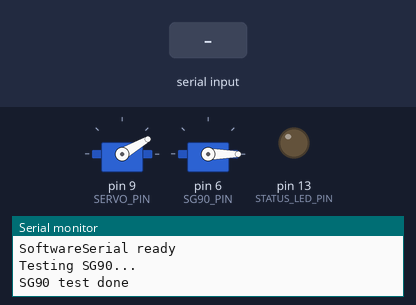
Simulated run of this sketch. Board: Arduino Uno, built with avr-gcc and run on an emulated ATmega328P. Parts: 2 × servo, output pins drawn as LEDs (lit = HIGH), the last lines printed to the serial monitor. Inputs (shaded band) come from the test bench.

Above: at 3.8 s.
3.9 s: "5\n" received over the second serial link
At 4.8 s:
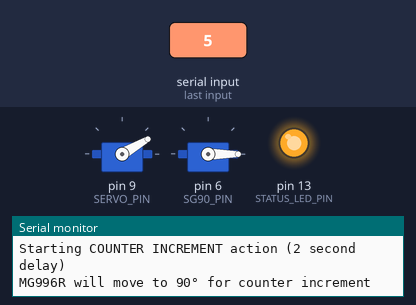
At 6.4 s:
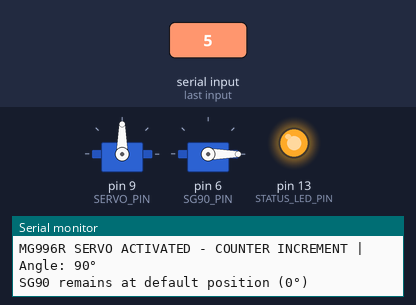
6.9 s: "STATUS\n" received over the second serial link
8.4 s: "90,45\n" received over the second serial link
Timing chart, 0 to 11.6 s (numbered marks = the images above; inputs shaded):
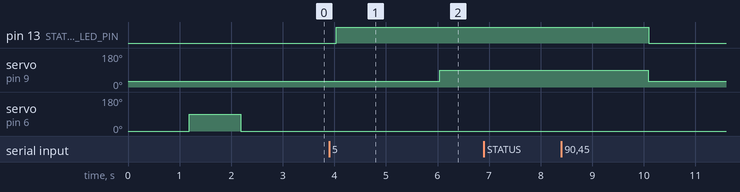

The sketch:

ARDUINO_END_SLAVE.ino
```cpp
#include <Servo.h>
#include <SoftwareSerial.h>

// Software Serial for communication with master Arduino
SoftwareSerial masterSerial(2, 3); // RX=2, TX=3

// MG996R Servo Motor (REJECT AND COUNTER INCREMENT)
Servo rejectServo;
const int SERVO_PIN = 9;
const int SERVO_REJECT_ANGLE = 0;       // 0° for rejected bottles
const int SERVO_DEFAULT_ANGLE = 30;     // 45° as default position
const int SERVO_ACCEPT_ANGLE = 90;      // 90° for accepted bottles
const int SERVO_EMPTY_ANGLE = 140;      // 120° for emptying container

// SG90 Servo Motor (3-BOTTLE COMPLETION ONLY)
Servo sg90Servo;
const int SG90_PIN = 6;  // Pin for SG90 servo
const int SG90_DISPENSE_ANGLE = 180;  // 90° for 3-bottle completion only
const int SG90_DEFAULT_ANGLE = 0;    // 0° as default position

// MG995 Servo Motor (3-BOTTLE COMPLETION ONLY - 360° rotation)
Servo mg995Servo;
const int MG995_PIN = 5;  // Pin for MG995 servo
bool mg995Active = false;
unsigned long mg995StartTime = 0;
const unsigned long MG995_ROTATION_DURATION = 1680; // 1.77 seconds for 360° rotation

// Servo Control Commands (must match master)
#define SERVO_REJECT_CMD 1
#define SERVO_DISPENSE_CMD 2          // This is now for 3-bottle completion (activates SG90 and MG995)
#define SERVO_RESET_CMD 3
#define SERVO_STATUS_CMD 4
#define SERVO_COUNTER_INCREMENT_CMD 5 // This only moves MG996R to 90°
#define SERVO_EMPTY_CMD 6             // NEW: This moves MG996R to 120° to empty container

// Servo timing variables
unsigned long servoActionTime = 0;
unsigned long servoDelayTime = 0;
bool servoActive = false;
bool servoDelaying = false;
int currentCommand = 0;
const unsigned long SERVO_DELAY_DURATION = 2000; // 2 seconds delay
const unsigned long SERVO_ACTIVE_DURATION = 4000; // 4 seconds active
const unsigned long SERVO_EMPTY_DURATION = 2000; // 2 seconds for empty command
int servoStatus = 0; // 0 = idle, 1 = active, 2 = delaying

// Status LED (optional - shows servo activity)
const int STATUS_LED_PIN = 13;

void setup() {
  Serial.begin(9600);

  // Initialize Software Serial communication
  masterSerial.begin(9600);

  // Initialize MG996R servo to default 45° position
  rejectServo.attach(SERVO_PIN);
  rejectServo.write(SERVO_DEFAULT_ANGLE);
  delay(500);

  // Initialize SG90 servo to default 0° position
  sg90Servo.attach(SG90_PIN);
  sg90Servo.write(SG90_DEFAULT_ANGLE);
  delay(500);

  // MG995 servo starts detached (will only attach when SERVO_DISPENSE_CMD is received)
  // mg995Servo remains detached initially

  // Status LED
  pinMode(STATUS_LED_PIN, OUTPUT);
  digitalWrite(STATUS_LED_PIN, LOW);

  Serial.println("Slave Arduino Ready");
  Serial.println("MG996R: Pin 9");
  Serial.println("- Default: 45, Reject: 0, Accept: 90, Empty: 120");
  Serial.println("SG90: Pin 6 (3-bottle only)");
  Serial.println("- Default: 0, Dispense: 90");
  Serial.println("MG995: Pin 5 (3-bottle only)");
  Serial.println("- 360 rotation then detach");
  Serial.println("SoftwareSerial ready");

  // Test SG90 servo
  Serial.println("Testing SG90...");
  sg90Servo.write(90);
  delay(1000);
  sg90Servo.write(0);
  delay(500);
  Serial.println("SG90 test done");
}

void loop() {
  handleSerialCommunication();
  handleServoMovement();
  handleMG995Servo();
  updateStatusLED();
  delay(100); // Increased delay to reduce processing load
}

void handleSerialCommunication() {
  if (masterSerial.available()) {
    String receivedData = masterSerial.readStringUntil('\n');
    receivedData.trim();

    if (receivedData == "STATUS") {
      // Send status back to master
      masterSerial.println(servoStatus);
      Serial.print("Status requested - Sending: ");
      Serial.println(servoStatus);
    } else {
      // Parse command
      int command = receivedData.toInt();

      Serial.print("Received command: ");
      Serial.println(command);

      switch (command) {
        case SERVO_REJECT_CMD:
          if (!servoActive && !servoDelaying) {
            currentCommand = SERVO_REJECT_CMD;
            startServoAction("REJECT");
          }
          break;

        case SERVO_DISPENSE_CMD:
          if (!servoActive && !servoDelaying) {
            currentCommand = SERVO_DISPENSE_CMD;
            startServoAction("3-BOTTLE COMPLETION");
            startMG995Servo();
          }
          break;

        case SERVO_COUNTER_INCREMENT_CMD:
          if (!servoActive && !servoDelaying) {
            currentCommand = SERVO_COUNTER_INCREMENT_CMD;
            startServoAction("COUNTER INCREMENT");
          }
          break;

        case SERVO_EMPTY_CMD:
          if (!servoActive && !servoDelaying) {
            currentCommand = SERVO_EMPTY_CMD;
            startServoAction("EMPTY CONTAINER");
          }
          break;

        case SERVO_RESET_CMD:
          resetServos();
          break;

        default:
          Serial.print("Unknown command: ");
          Serial.println(command);
          break;
      }
    }
  }
}

void startServoAction(String action) {
  servoDelayTime = millis();
  servoDelaying = true;
  servoStatus = 2; // Status: delaying

  Serial.print("Starting ");
  Serial.print(action);
  Serial.println(" action (2 second delay)");

  if (currentCommand == SERVO_REJECT_CMD) {
    Serial.print("MG996R will move to reject position: ");
    Serial.print(SERVO_REJECT_ANGLE);
    Serial.println("°");
  } else if (currentCommand == SERVO_DISPENSE_CMD) {
    Serial.print("MG996R will move to accept position: ");
    Serial.print(SERVO_ACCEPT_ANGLE);
    Serial.print("°, SG90 will move to dispense position: ");
    Serial.print(SG90_DISPENSE_ANGLE);
    Serial.println("°, MG995 will perform 360° rotation");
  } else if (currentCommand == SERVO_COUNTER_INCREMENT_CMD) {
    Serial.print("MG996R will move to ");
    Serial.print(SERVO_ACCEPT_ANGLE);
    Serial.println("° for counter increment");
  } else if (currentCommand == SERVO_EMPTY_CMD) {
    Serial.print("MG996R will move to empty position: ");
    Serial.print(SERVO_EMPTY_ANGLE);
    Serial.println("° to empty the container");
  }
}

void startMG995Servo() {
  // Attach and start MG995 servo for 360° counter-clockwise rotation
  mg995Servo.attach(MG995_PIN);
  mg995Servo.write(0); // Counter-clockwise rotation (0 = full speed CCW)
  mg995Active = true;
  mg995StartTime = millis();
  Serial.println("MG995 SERVO ATTACHED and starting 360° counter-clockwise rotation");
}

void handleMG995Servo() {
  // Handle MG995 servo 360° rotation and detachment
  if (mg995Active && (millis() - mg995StartTime) >= MG995_ROTATION_DURATION) {
    mg995Servo.detach();
    mg995Active = false;
    Serial.println("MG995 SERVO completed 360° rotation and DETACHED");
  }
}

void handleServoMovement() {
  // Handle delay before servo activation
  if (servoDelaying && (millis() - servoDelayTime) >= SERVO_DELAY_DURATION) {
    // Delay completed, activate appropriate servo based on command

    if (currentCommand == SERVO_REJECT_CMD) {
      // REJECT: Only MG996R servo moves to 0°
      rejectServo.write(SERVO_REJECT_ANGLE);
      Serial.print("MG996R SERVO ACTIVATED - REJECT | Angle: ");
      Serial.print(SERVO_REJECT_ANGLE);
      Serial.println("° (0° for rejection)");
      Serial.println("SG90 remains at default position (0°)");

    } else if (currentCommand == SERVO_DISPENSE_CMD) {
      // 3-BOTTLE COMPLETION: Both servos move (MG996R to 90°, SG90 to 90°)
      Serial.println("DEBUG: About to move both servos for 3-bottle completion");
      rejectServo.write(SERVO_ACCEPT_ANGLE); // Accept position
      delay(100); // Small delay between servo commands
      sg90Servo.write(SG90_DISPENSE_ANGLE);
      Serial.println("BOTH SERVOS ACTIVATED - 3-BOTTLE COMPLETION");
      Serial.print("MG996R: ");
      Serial.print(SERVO_ACCEPT_ANGLE);
      Serial.print("° (accept position), SG90: ");
      Serial.print(SG90_DISPENSE_ANGLE);
      Serial.println("° (dispensing)");
      Serial.println("DEBUG: SG90 command sent successfully");

    } else if (currentCommand == SERVO_COUNTER_INCREMENT_CMD) {
      // COUNTER INCREMENT: Only MG996R servo moves to 90°
      rejectServo.write(SERVO_ACCEPT_ANGLE);
      Serial.print("MG996R SERVO ACTIVATED - COUNTER INCREMENT | Angle: ");
      Serial.print(SERVO_ACCEPT_ANGLE);
      Serial.println("°");
      Serial.println("SG90 remains at default position (0°)");

    } else if (currentCommand == SERVO_EMPTY_CMD) {
      // EMPTY CONTAINER: Only MG996R servo moves to 120°
      rejectServo.write(SERVO_EMPTY_ANGLE);
      Serial.print("MG996R SERVO ACTIVATED - EMPTY CONTAINER | Angle: ");
      Serial.print(SERVO_EMPTY_ANGLE);
      Serial.println("° (120° to empty the container)");
      Serial.println("SG90 remains at default position (0°)");
    }

    servoActionTime = millis();
    servoActive = true;
    servoDelaying = false;
    servoStatus = 1; // Status: active
  }

  // Return servos to default position after active duration
  // Use shorter duration for SERVO_EMPTY_CMD (2 seconds instead of 4)
  unsigned long activeDuration = (currentCommand == SERVO_EMPTY_CMD) ? SERVO_EMPTY_DURATION : SERVO_ACTIVE_DURATION;

  if (servoActive && (millis() - servoActionTime) >= activeDuration) {
    rejectServo.write(SERVO_DEFAULT_ANGLE);  // Return to 45° default
    sg90Servo.write(SG90_DEFAULT_ANGLE);     // Return to 0° default
    servoActive = false;
    servoStatus = 0; // Status: idle

    if (currentCommand == SERVO_REJECT_CMD) {
      Serial.println("MG996R SERVO RETURNED to default position (45°)");
    } else if (currentCommand == SERVO_DISPENSE_CMD) {
      Serial.println("BOTH SERVOS RETURNED to default positions");
    } else if (currentCommand == SERVO_COUNTER_INCREMENT_CMD) {
      Serial.println("MG996R SERVO RETURNED to default position (45°)");
    } else if (currentCommand == SERVO_EMPTY_CMD) {
      Serial.println("MG996R SERVO RETURNED to default position (45°) - Container emptied");
    }

    currentCommand = 0;
    Serial.println("Ready for next command");
  }
}

void resetServos() {
  rejectServo.write(SERVO_DEFAULT_ANGLE);  // Reset to 45° default
  sg90Servo.write(SG90_DEFAULT_ANGLE);     // Reset to 0° default

  // Reset MG995 servo if it's active
  if (mg995Active) {
    mg995Servo.detach();
    mg995Active = false;
    Serial.println("MG995 SERVO DETACHED during reset");
  }

  servoActive = false;
  servoDelaying = false;
  servoStatus = 0;
  currentCommand = 0;

  Serial.println("ALL SERVOS RESET");
}

void updateStatusLED() {
  if (servoActive || servoDelaying || mg995Active) {
    digitalWrite(STATUS_LED_PIN, HIGH);
  } else {
    digitalWrite(STATUS_LED_PIN, LOW);
  }
}
```

Measured:
- after the input at 3.9 s, pin 13 (STATUS_LED_PIN): LOW → HIGH after 0.14 s; servo on pin 9 (SERVO_PIN): 30° → 90° after 2.1 s
